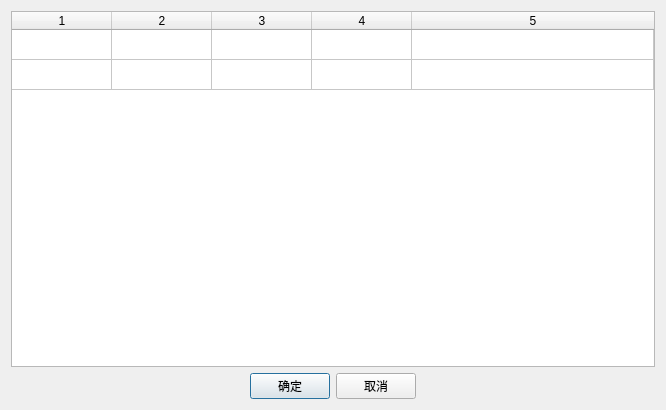
<?xml version="1.0" encoding="UTF-8"?>
<ui version="4.0">
 <class>CFaultGradientEstimateDlg</class>
 <widget class="QDialog" name="CFaultGradientEstimateDlg">
  <property name="geometry">
   <rect>
    <x>0</x>
    <y>0</y>
    <width>666</width>
    <height>410</height>
   </rect>
  </property>
  <property name="windowTitle">
   <string>CFaultGradientEstimateDlg</string>
  </property>
  <layout class="QVBoxLayout" name="verticalLayout">
   <item>
    <widget class="QFaultGradientEstimateGrid" name="tableWidget">
     <property name="editTriggers">
      <set>QAbstractItemView::DoubleClicked</set>
     </property>
     <property name="rowCount">
      <number>2</number>
     </property>
     <property name="columnCount">
      <number>5</number>
     </property>
     <attribute name="horizontalHeaderVisible">
      <bool>true</bool>
     </attribute>
     <attribute name="horizontalHeaderStretchLastSection">
      <bool>true</bool>
     </attribute>
     <attribute name="verticalHeaderVisible">
      <bool>false</bool>
     </attribute>
     <row/>
     <row/>
     <column/>
     <column/>
     <column/>
     <column/>
     <column/>
    </widget>
   </item>
   <item>
    <layout class="QHBoxLayout" name="horizontalLayout">
     <item>
      <spacer name="horizontalSpacer">
       <property name="orientation">
        <enum>Qt::Horizontal</enum>
       </property>
       <property name="sizeHint" stdset="0">
        <size>
         <width>40</width>
         <height>20</height>
        </size>
       </property>
      </spacer>
     </item>
     <item>
      <widget class="QPushButton" name="btnOk">
       <property name="text">
        <string>确定</string>
       </property>
      </widget>
     </item>
     <item>
      <widget class="QPushButton" name="btnCancel">
       <property name="text">
        <string>取消</string>
       </property>
      </widget>
     </item>
     <item>
      <spacer name="horizontalSpacer_2">
       <property name="orientation">
        <enum>Qt::Horizontal</enum>
       </property>
       <property name="sizeHint" stdset="0">
        <size>
         <width>40</width>
         <height>20</height>
        </size>
       </property>
      </spacer>
     </item>
    </layout>
   </item>
  </layout>
 </widget>
 <layoutdefault spacing="6" margin="11"/>
 <customwidgets>
  <customwidget>
   <class>QFaultGradientEstimateGrid</class>
   <extends>QTableWidget</extends>
   <header>../FaultGradient/FaultGradientEstimateDlg.h</header>
  </customwidget>
 </customwidgets>
 <resources/>
 <connections/>
</ui>
